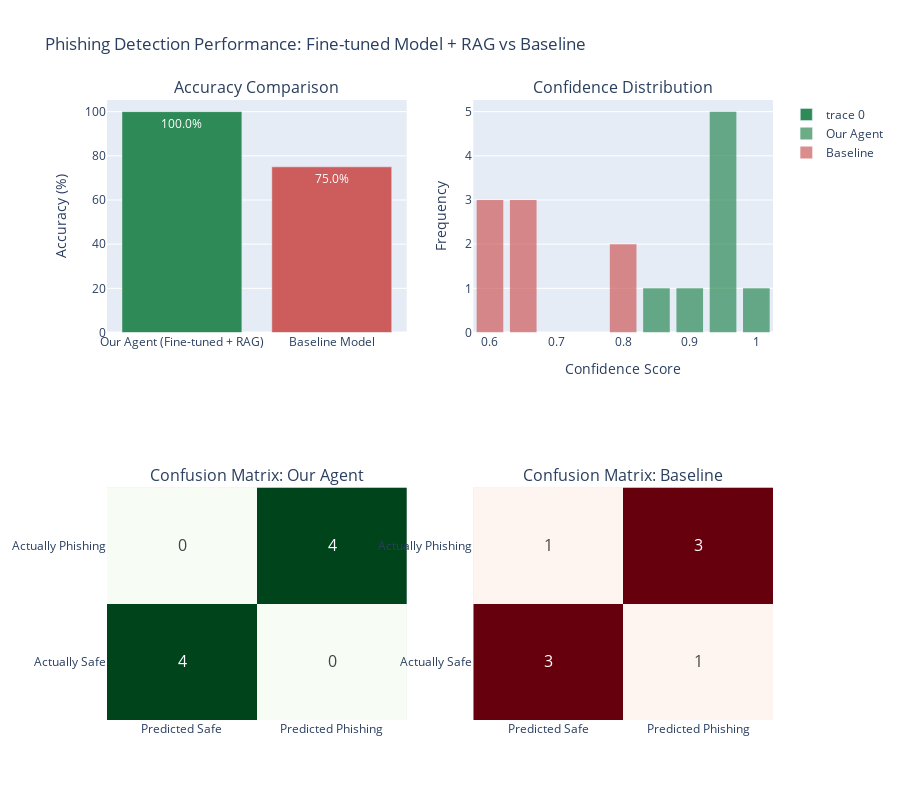

The notebook cell saved with this chart:
### Markdown cell above
### 3. Phishing Detection Performance

### Code cell
# Phishing detection performance visualization
fig = make_subplots(
    rows=2, cols=2,
    subplot_titles=('Accuracy Comparison', 'Confidence Distribution', 'Confusion Matrix: Our Agent', 'Confusion Matrix: Baseline'),
    specs=[[{"type": "bar"}, {"type": "histogram"}],
           [{"type": "heatmap"}, {"type": "heatmap"}]]
)

# Accuracy comparison
our_accuracy = np.mean([r['our_agent_correct'] for r in phishing_results]) * 100
baseline_accuracy = np.mean([r['baseline_correct'] for r in phishing_results]) * 100

fig.add_trace(
    go.Bar(x=['Our Agent (Fine-tuned + RAG)', 'Baseline Model'], 
           y=[our_accuracy, baseline_accuracy],
           marker_color=['#2E8B57', '#CD5C5C'],
           text=[f'{our_accuracy:.1f}%', f'{baseline_accuracy:.1f}%'],
           textposition='auto'),
    row=1, col=1
)

# Confidence distribution
our_confidences = [r['our_agent_confidence'] for r in phishing_results]
baseline_confidences = [r['baseline_confidence'] for r in phishing_results]

fig.add_trace(
    go.Histogram(x=our_confidences, name='Our Agent', opacity=0.7, marker_color='#2E8B57', nbinsx=10),
    row=1, col=2
)
fig.add_trace(
    go.Histogram(x=baseline_confidences, name='Baseline', opacity=0.7, marker_color='#CD5C5C', nbinsx=10),
    row=1, col=2
)

# Confusion matrices
def calculate_confusion_matrix(results, agent_type):
    tp = fp = tn = fn = 0
    for r in results:
        true_label = r['true_label']
        if agent_type == 'our':
            pred_label = r['our_agent_prediction']
        else:
            pred_label = r['baseline_prediction']
        
        if true_label and pred_label:
            tp += 1
        elif not true_label and pred_label:
            fp += 1
        elif not true_label and not pred_label:
            tn += 1
        else:
            fn += 1
    
    return np.array([[tn, fp], [fn, tp]])

our_cm = calculate_confusion_matrix(phishing_results, 'our')
baseline_cm = calculate_confusion_matrix(phishing_results, 'baseline')

# Add confusion matrices
fig.add_trace(
    go.Heatmap(z=our_cm, 
               x=['Predicted Safe', 'Predicted Phishing'],
               y=['Actually Safe', 'Actually Phishing'],
               colorscale='Greens',
               showscale=False,
               text=our_cm,
               texttemplate="%{text}",
               textfont={"size": 16}),
    row=2, col=1
)

fig.add_trace(
    go.Heatmap(z=baseline_cm,
               x=['Predicted Safe', 'Predicted Phishing'],
               y=['Actually Safe', 'Actually Phishing'],
               colorscale='Reds',
               showscale=False,
               text=baseline_cm,
               texttemplate="%{text}",
               textfont={"size": 16}),
    row=2, col=2
)

fig.update_layout(
    height=800,
    title_text="Phishing Detection Performance: Fine-tuned Model + RAG vs Baseline",
    showlegend=True
)

fig.update_yaxes(title_text="Accuracy (%)", row=1, col=1)
fig.update_xaxes(title_text="Confidence Score", row=1, col=2)
fig.update_yaxes(title_text="Frequency", row=1, col=2)

fig.show()

### Figure 1 — Plotly figure (JSON) as saved in the notebook; plotly's stock layout.template omitted (floating-point values rounded to 4 significant figures)
{"data": [{"marker": {"color": ["#2E8B57", "#CD5C5C"]}, "text": ["100.0%", "75.0%"], "textposition": "auto", "type": "bar", "x": ["Our Agent (Fine-tuned + RAG)", "Baseline Model"], "xaxis": "x", "y": [100, 75], "yaxis": "y"}, {"marker": {"color": "#2E8B57"}, "name": "Our Agent", "nbinsx": 10, "opacity": 0.7, "type": "histogram", "x": [0.97, 0.97, 0.9, 0.87, 0.93, 0.98, 0.94, 0.94], "xaxis": "x2", "yaxis": "y2"}, {"marker": {"color": "#CD5C5C"}, "name": "Baseline", "nbinsx": 10, "opacity": 0.7, "type": "histogram", "x": [0.66, 0.62, 0.61, 0.6, 0.66, 0.79, 0.79, 0.65], "xaxis": "x2", "yaxis": "y2"}, {"colorscale": [[0, "rgb(247,252,245)"], [0.125, "rgb(229,245,224)"], [0.25, "rgb(199,233,192)"], [0.375, "rgb(161,217,155)"], [0.5, "rgb(116,196,118)"], [0.625, "rgb(65,171,93)"], [0.75, "rgb(35,139,69)"], [0.875, "rgb(0,109,44)"], [1, "rgb(0,68,27)"]], "showscale": false, "text": [[4, 0], [0, 4]], "textfont": {"size": 16}, "texttemplate": "%{text}", "type": "heatmap", "x": ["Predicted Safe", "Predicted Phishing"], "xaxis": "x3", "y": ["Actually Safe", "Actually Phishing"], "yaxis": "y3", "z": [[4, 0], [0, 4]]}, {"colorscale": [[0, "rgb(255,245,240)"], [0.125, "rgb(254,224,210)"], [0.25, "rgb(252,187,161)"], [0.375, "rgb(252,146,114)"], [0.5, "rgb(251,106,74)"], [0.625, "rgb(239,59,44)"], [0.75, "rgb(203,24,29)"], [0.875, "rgb(165,15,21)"], [1, "rgb(103,0,13)"]], "showscale": false, "text": [[3, 1], [1, 3]], "textfont": {"size": 16}, "texttemplate": "%{text}", "type": "heatmap", "x": ["Predicted Safe", "Predicted Phishing"], "xaxis": "x4", "y": ["Actually Safe", "Actually Phishing"], "yaxis": "y4", "z": [[3, 1], [1, 3]]}], "layout": {"annotations": [{"font": {"size": 16}, "showarrow": false, "text": "Accuracy Comparison", "x": 0.225, "xanchor": "center", "xref": "paper", "y": 1, "yanchor": "bottom", "yref": "paper"}, {"font": {"size": 16}, "showarrow": false, "text": "Confidence Distribution", "x": 0.775, "xanchor": "center", "xref": "paper", "y": 1, "yanchor": "bottom", "yref": "paper"}, {"font": {"size": 16}, "showarrow": false, "text": "Confusion Matrix: Our Agent", "x": 0.225, "xanchor": "center", "xref": "paper", "y": 0.375, "yanchor": "bottom", "yref": "paper"}, {"font": {"size": 16}, "showarrow": false, "text": "Confusion Matrix: Baseline", "x": 0.775, "xanchor": "center", "xref": "paper", "y": 0.375, "yanchor": "bottom", "yref": "paper"}], "height": 800, "showlegend": true, "title": {"text": "Phishing Detection Performance: Fine-tuned Model + RAG vs Baseline"}, "xaxis": {"anchor": "y", "domain": [0, 0.45]}, "xaxis2": {"anchor": "y2", "domain": [0.55, 1], "title": {"text": "Confidence Score"}}, "xaxis3": {"anchor": "y3", "domain": [0, 0.45]}, "xaxis4": {"anchor": "y4", "domain": [0.55, 1]}, "yaxis": {"anchor": "x", "domain": [0.625, 1], "title": {"text": "Accuracy (%)"}}, "yaxis2": {"anchor": "x2", "domain": [0.625, 1], "title": {"text": "Frequency"}}, "yaxis3": {"anchor": "x3", "domain": [0, 0.375]}, "yaxis4": {"anchor": "x4", "domain": [0, 0.375]}}}
